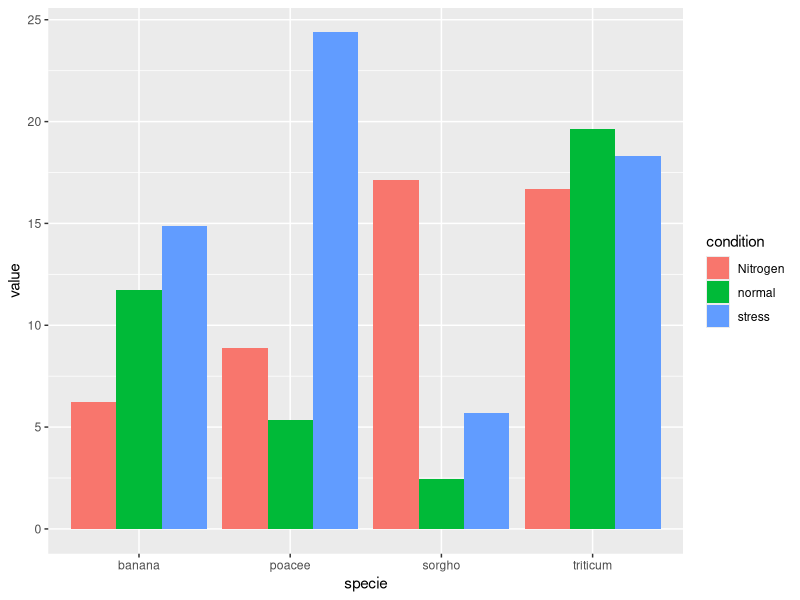
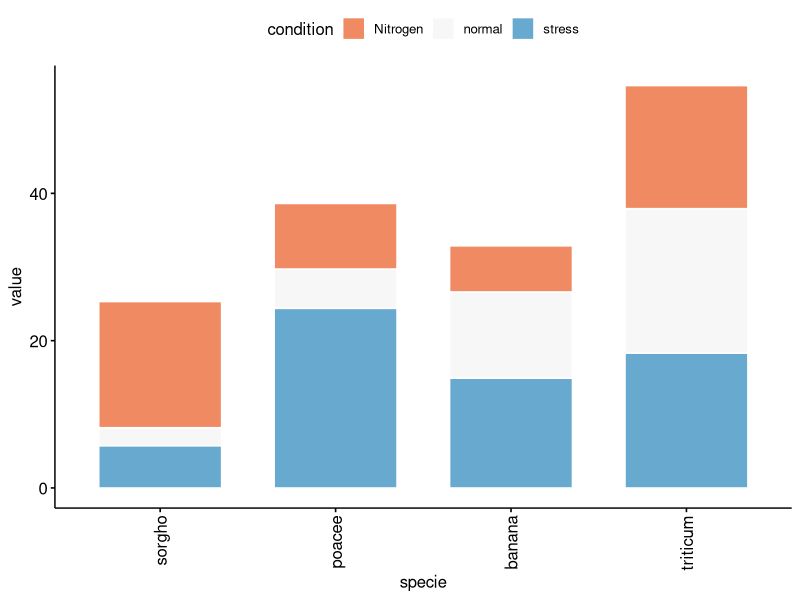

Here is the R script that generated these plots, in order:
install.packages("ggpubr")
library(ggpubr)
library(tidyverse)

# create a dataset
specie <- c(rep("sorgho" , 3) , rep("poacee" , 3) , rep("banana" , 3) , rep("triticum" , 3) )
condition <- rep(c("normal" , "stress" , "Nitrogen") , 4)
value <- abs(rnorm(12 , 0 , 15))
data <- data.frame(specie,condition,value)

# Grouped
ggplot(data, aes(x=specie, y=value, fill=condition)) + 
  geom_bar(stat="identity", position="dodge")

### pubr plot------
ggbarplot(data, x = "specie", y = "value",
          fill = "condition",               # change fill color by cyl
          color = "white",            # Set bar border colors to white
          palette = "RdBu",            # jco journal color palett. see ?ggpar
          # sort.val = "desc",          # Sort the value in dscending order
          sort.by.groups = FALSE,     # Don't sort inside each group
          x.text.angle = 90           # Rotate vertically x axis texts
)
?ggbarplot
